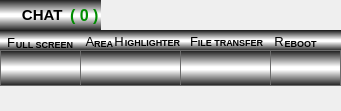
  <widget class="QGroupBox" name="groupTask">
   <property name="geometry">
    <rect>
     <x>0</x>
     <y>500</y>
     <width>341</width>
     <height>111</height>
    </rect>
   </property>
   <property name="mouseTracking">
    <bool>true</bool>
   </property>
   <property name="styleSheet">
    <string>border:0px;</string>
   </property>
   <property name="title">
    <string/>
   </property>
   <property name="flat">
    <bool>true</bool>
   </property>
   <widget class="QPushButton" name="btnChat">
    <property name="enabled">
     <bool>true</bool>
    </property>
    <property name="geometry">
     <rect>
      <x>0</x>
      <y>-1</y>
      <width>101</width>
      <height>32</height>
     </rect>
    </property>
    <property name="font">
     <font>
      <family>Arial</family>
      <pointsize>11</pointsize>
      <weight>75</weight>
      <bold>true</bold>
     </font>
    </property>
    <property name="styleSheet">
     <string>background-color: qlineargradient(spread:reflect, x1:1, y1:0, x2:1, y2:0.506, stop:0 rgba(20, 20, 20, 255), stop:0.920455 rgba(255, 255, 255, 255));
border:0px solid #6c6c6c;
</string>
    </property>
    <property name="text">
     <string>CHAT    </string>
    </property>
    <property name="icon">
     <iconset>
      <normaloff>:/Resources/play.png</normaloff>:/Resources/play.png</iconset>
    </property>
   </widget>
   <widget class="QFrame" name="userTopBar">
    <property name="geometry">
     <rect>
      <x>0</x>
      <y>30</y>
      <width>341</width>
      <height>21</height>
     </rect>
    </property>
    <property name="frameShape">
     <enum>QFrame::StyledPanel</enum>
    </property>
    <property name="frameShadow">
     <enum>QFrame::Raised</enum>
    </property>
    <widget class="QLabel" name="lblTaskTitle">
     <property name="geometry">
      <rect>
       <x>0</x>
       <y>0</y>
       <width>341</width>
       <height>21</height>
      </rect>
     </property>
     <property name="sizePolicy">
      <sizepolicy hsizetype="Preferred" vsizetype="Fixed">
       <horstretch>0</horstretch>
       <verstretch>0</verstretch>
      </sizepolicy>
     </property>
     <property name="minimumSize">
      <size>
       <width>0</width>
       <height>21</height>
      </size>
     </property>
     <property name="font">
      <font>
       <family>Arial</family>
       <pointsize>18</pointsize>
       <weight>75</weight>
       <bold>true</bold>
      </font>
     </property>
     <property name="styleSheet">
      <string>background-color: qlineargradient(spread:reflect, x1:1, y1:0, x2:1, y2:0.506, stop:0 rgba(20, 20, 20, 255), stop:0.920455 rgba(255, 255, 255, 255));</string>
     </property>
     <property name="text">
      <string/>
     </property>
     <property name="alignment">
      <set>Qt::AlignCenter</set>
     </property>
    </widget>
    <widget class="QLabel" name="label_17">
     <property name="geometry">
      <rect>
       <x>14</x>
       <y>6</y>
       <width>61</width>
       <height>16</height>
      </rect>
     </property>
     <property name="font">
      <font>
       <family>Arial</family>
       <pointsize>7</pointsize>
       <weight>75</weight>
       <bold>true</bold>
      </font>
     </property>
     <property name="styleSheet">
      <string>background-color: rgba(255, 255, 255, 0);</string>
     </property>
     <property name="text">
      <string>ULL SCREEN</string>
     </property>
     <property name="alignment">
      <set>Qt::AlignCenter</set>
     </property>
    </widget>
    <widget class="QLabel" name="label_18">
     <property name="geometry">
      <rect>
       <x>93</x>
       <y>5</y>
       <width>21</width>
       <height>16</height>
      </rect>
     </property>
     <property name="font">
      <font>
       <family>Arial</family>
       <pointsize>7</pointsize>
       <weight>75</weight>
       <bold>true</bold>
      </font>
     </property>
     <property name="styleSheet">
      <string>background-color: rgba(255, 255, 255, 0);</string>
     </property>
     <property name="text">
      <string>REA</string>
     </property>
     <property name="alignment">
      <set>Qt::AlignCenter</set>
     </property>
    </widget>
    <widget class="QLabel" name="label_19">
     <property name="geometry">
      <rect>
       <x>190</x>
       <y>5</y>
       <width>81</width>
       <height>15</height>
      </rect>
     </property>
     <property name="font">
      <font>
       <family>Arial</family>
       <pointsize>7</pointsize>
       <weight>75</weight>
       <bold>true</bold>
      </font>
     </property>
     <property name="styleSheet">
      <string>background-color: rgba(255, 255, 255, 0);</string>
     </property>
     <property name="text">
      <string>ILE TRANSFER</string>
     </property>
     <property name="alignment">
      <set>Qt::AlignCenter</set>
     </property>
    </widget>
    <widget class="QLabel" name="label_20">
     <property name="geometry">
      <rect>
       <x>80</x>
       <y>0</y>
       <width>20</width>
       <height>22</height>
      </rect>
     </property>
     <property name="font">
      <font>
       <family>Arial</family>
       <pointsize>10</pointsize>
       <weight>50</weight>
       <bold>false</bold>
      </font>
     </property>
     <property name="styleSheet">
      <string>background-color: rgba(255, 255, 255, 0);</string>
     </property>
     <property name="text">
      <string>A</string>
     </property>
     <property name="alignment">
      <set>Qt::AlignCenter</set>
     </property>
    </widget>
    <widget class="QLabel" name="label_21">
     <property name="geometry">
      <rect>
       <x>269</x>
       <y>0</y>
       <width>20</width>
       <height>22</height>
      </rect>
     </property>
     <property name="font">
      <font>
       <family>Arial</family>
       <pointsize>10</pointsize>
       <weight>50</weight>
       <bold>false</bold>
      </font>
     </property>
     <property name="styleSheet">
      <string>background-color: rgba(255, 255, 255, 0);</string>
     </property>
     <property name="text">
      <string>R</string>
     </property>
     <property name="alignment">
      <set>Qt::AlignCenter</set>
     </property>
    </widget>
    <widget class="QLabel" name="label_22">
     <property name="geometry">
      <rect>
       <x>3</x>
       <y>2</y>
       <width>16</width>
       <height>21</height>
      </rect>
     </property>
     <property name="font">
      <font>
       <family>Arial</family>
       <pointsize>10</pointsize>
       <weight>50</weight>
       <bold>false</bold>
      </font>
     </property>
     <property name="styleSheet">
      <string>background-color: rgba(255, 255, 255, 0);</string>
     </property>
     <property name="text">
      <string>F</string>
     </property>
     <property name="alignment">
      <set>Qt::AlignCenter</set>
     </property>
    </widget>
    <widget class="QLabel" name="label_23">
     <property name="geometry">
      <rect>
       <x>122</x>
       <y>7</y>
       <width>61</width>
       <height>11</height>
      </rect>
     </property>
     <property name="font">
      <font>
       <family>Arial</family>
       <pointsize>7</pointsize>
       <weight>75</weight>
       <bold>true</bold>
      </font>
     </property>
     <property name="styleSheet">
      <string>background-color: rgba(255, 255, 255, 0);</string>
     </property>
     <property name="text">
      <string>IGHLIGHTER</string>
     </property>
     <property name="alignment">
      <set>Qt::AlignCenter</set>
     </property>
    </widget>
    <widget class="QLabel" name="label_24">
     <property name="geometry">
      <rect>
       <x>111</x>
       <y>0</y>
       <width>16</width>
       <height>22</height>
      </rect>
     </property>
     <property name="font">
      <font>
       <family>Arial</family>
       <pointsize>10</pointsize>
       <weight>50</weight>
       <bold>false</bold>
      </font>
     </property>
     <property name="styleSheet">
      <string>background-color: rgba(255, 255, 255, 0);</string>
     </property>
     <property name="text">
      <string>H</string>
     </property>
     <property name="alignment">
      <set>Qt::AlignCenter</set>
     </property>
    </widget>
    <widget class="QLabel" name="label_25">
     <property name="geometry">
      <rect>
       <x>184</x>
       <y>0</y>
       <width>20</width>
       <height>22</height>
      </rect>
     </property>
     <property name="font">
      <font>
       <family>Arial</family>
       <pointsize>10</pointsize>
       <weight>50</weight>
       <bold>false</bold>
      </font>
     </property>
     <property name="styleSheet">
      <string>background-color: rgba(255, 255, 255, 0);</string>
     </property>
     <property name="text">
      <string>F</string>
     </property>
     <property name="alignment">
      <set>Qt::AlignCenter</set>
     </property>
    </widget>
    <widget class="QLabel" name="label_26">
     <property name="geometry">
      <rect>
       <x>280</x>
       <y>3</y>
       <width>41</width>
       <height>20</height>
      </rect>
     </property>
     <property name="font">
      <font>
       <family>Arial</family>
       <pointsize>7</pointsize>
       <weight>75</weight>
       <bold>true</bold>
      </font>
     </property>
     <property name="styleSheet">
      <string>background-color: rgba(255, 255, 255, 0);</string>
     </property>
     <property name="text">
      <string>EBOOT</string>
     </property>
     <property name="alignment">
      <set>Qt::AlignCenter</set>
     </property>
    </widget>
    <zorder>lblTaskTitle</zorder>
    <zorder>label_25</zorder>
    <zorder>label_26</zorder>
    <zorder>label_17</zorder>
    <zorder>label_19</zorder>
    <zorder>label_21</zorder>
    <zorder>label_22</zorder>
    <zorder>label_18</zorder>
    <zorder>label_23</zorder>
    <zorder>label_24</zorder>
    <zorder>label_20</zorder>
   </widget>
   <widget class="QPushButton" name="btnLeftHide">
    <property name="geometry">
     <rect>
      <x>304</x>
      <y>90</y>
      <width>31</width>
      <height>24</height>
     </rect>
    </property>
    <property name="text">
     <string/>
    </property>
    <property name="flat">
     <bool>true</bool>
    </property>
   </widget>
   <widget class="QLineEdit" name="edtMessageCount">
    <property name="geometry">
     <rect>
      <x>70</x>
      <y>5</y>
      <width>31</width>
      <height>20</height>
     </rect>
    </property>
    <property name="font">
     <font>
      <family>Arial</family>
      <pointsize>12</pointsize>
      <weight>75</weight>
      <bold>true</bold>
     </font>
    </property>
    <property name="mouseTracking">
     <bool>false</bool>
    </property>
    <property name="focusPolicy">
     <enum>Qt::NoFocus</enum>
    </property>
    <property name="acceptDrops">
     <bool>false</bool>
    </property>
    <property name="styleSheet">
     <string>background-color: rgba(255, 255, 255, 0);
color: rgb(0, 141, 0);</string>
    </property>
    <property name="inputMask">
     <string/>
    </property>
    <property name="text">
     <string>( 0 )</string>
    </property>
    <property name="frame">
     <bool>false</bool>
    </property>
    <property name="echoMode">
     <enum>QLineEdit::Normal</enum>
    </property>
    <property name="cursorPosition">
     <number>5</number>
    </property>
    <property name="alignment">
     <set>Qt::AlignCenter</set>
    </property>
    <property name="readOnly">
     <bool>true</bool>
    </property>
   </widget>
   <widget class="QPushButton" name="btnReboot">
    <property name="enabled">
     <bool>false</bool>
    </property>
    <property name="geometry">
     <rect>
      <x>270</x>
      <y>50</y>
      <width>71</width>
      <height>36</height>
     </rect>
    </property>
    <property name="font">
     <font>
      <family>Arial</family>
      <pointsize>11</pointsize>
      <weight>75</weight>
      <bold>true</bold>
     </font>
    </property>
    <property name="styleSheet">
     <string>background-color: qlineargradient(spread:reflect, x1:1, y1:0, x2:1, y2:0.506, stop:0 rgba(20, 20, 20, 255), stop:0.920455 rgba(255, 255, 255, 255));
border:1px solid #6c6c6c;
</string>
    </property>
    <property name="text">
     <string/>
    </property>
    <property name="iconSize">
     <size>
      <width>40</width>
      <height>40</height>
     </size>
    </property>
   </widget>
   <widget class="QPushButton" name="btnFiletrans">
    <property name="enabled">
     <bool>false</bool>
    </property>
    <property name="geometry">
     <rect>
      <x>180</x>
      <y>50</y>
      <width>91</width>
      <height>36</height>
     </rect>
    </property>
    <property name="font">
     <font>
      <family>Arial</family>
      <pointsize>11</pointsize>
      <weight>75</weight>
      <bold>true</bold>
     </font>
    </property>
    <property name="styleSheet">
     <string>background-color: qlineargradient(spread:reflect, x1:1, y1:0, x2:1, y2:0.506, stop:0 rgba(20, 20, 20, 255), stop:0.920455 rgba(255, 255, 255, 255));
border:1px solid #6c6c6c;
</string>
    </property>
    <property name="text">
     <string/>
    </property>
    <property name="iconSize">
     <size>
      <width>40</width>
      <height>40</height>
     </size>
    </property>
   </widget>
   <widget class="QPushButton" name="btnAreaHigh">
    <property name="enabled">
     <bool>false</bool>
    </property>
    <property name="geometry">
     <rect>
      <x>80</x>
      <y>50</y>
      <width>101</width>
      <height>36</height>
     </rect>
    </property>
    <property name="font">
     <font>
      <family>Arial</family>
      <pointsize>11</pointsize>
      <weight>75</weight>
      <bold>true</bold>
     </font>
    </property>
    <property name="styleSheet">
     <string>background-color: qlineargradient(spread:reflect, x1:1, y1:0, x2:1, y2:0.506, stop:0 rgba(20, 20, 20, 255), stop:0.920455 rgba(255, 255, 255, 255));
border:1px solid #6c6c6c;
</string>
    </property>
    <property name="text">
     <string/>
    </property>
    <property name="iconSize">
     <size>
      <width>40</width>
      <height>40</height>
     </size>
    </property>
   </widget>
   <widget class="QPushButton" name="btnShare">
    <property name="enabled">
     <bool>false</bool>
    </property>
    <property name="geometry">
     <rect>
      <x>0</x>
      <y>50</y>
      <width>81</width>
      <height>36</height>
     </rect>
    </property>
    <property name="font">
     <font>
      <family>Arial</family>
      <pointsize>11</pointsize>
      <weight>75</weight>
      <bold>true</bold>
     </font>
    </property>
    <property name="styleSheet">
     <string>background-color: qlineargradient(spread:reflect, x1:1, y1:0, x2:1, y2:0.506, stop:0 rgba(20, 20, 20, 255), stop:0.920455 rgba(255, 255, 255, 255));
border:1px solid #6c6c6c;
</string>
    </property>
    <property name="text">
     <string/>
    </property>
    <property name="iconSize">
     <size>
      <width>40</width>
      <height>40</height>
     </size>
    </property>
   </widget>
  </widget>
